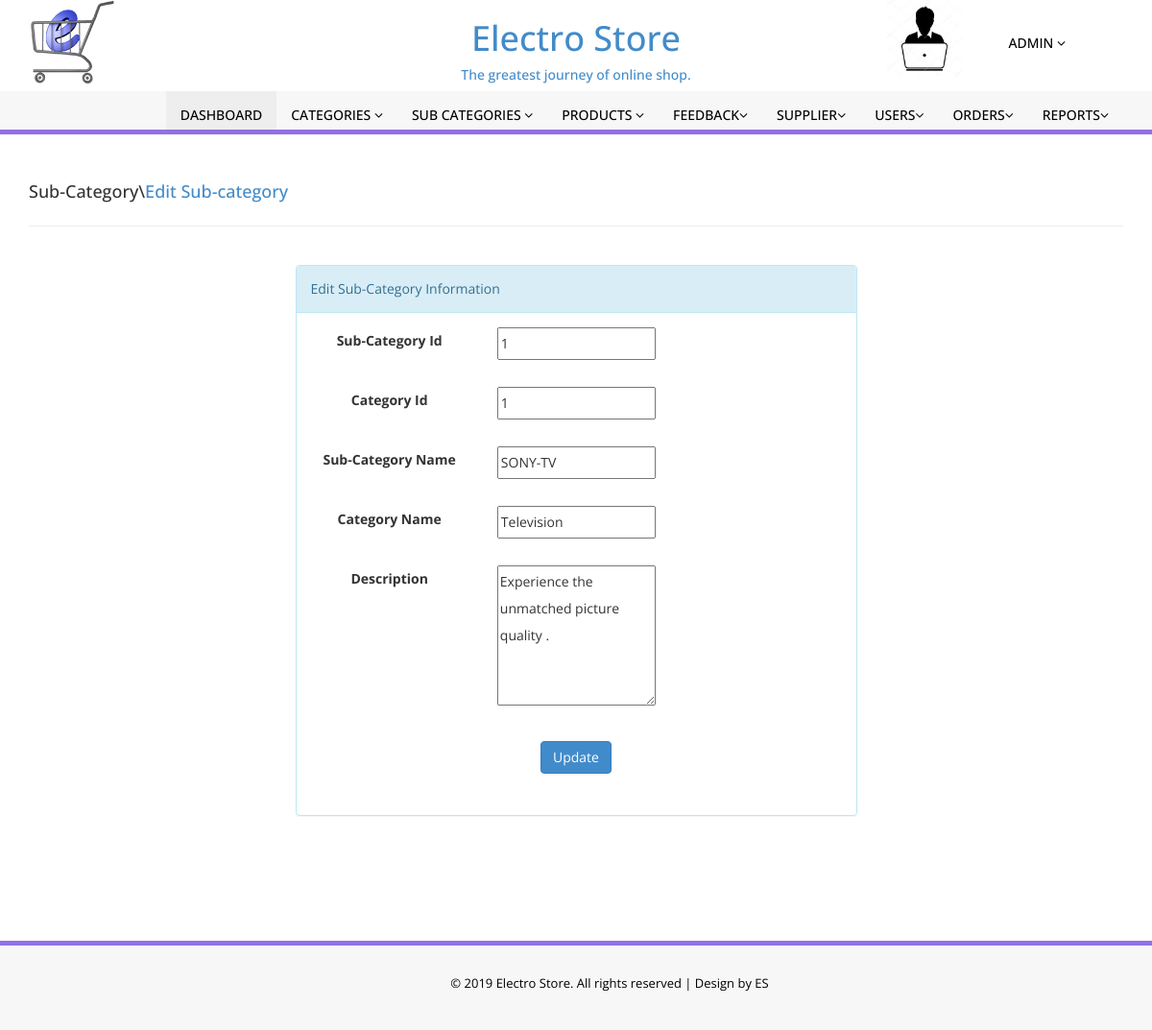
Screenshot of /admin/edit_subcategory.php?id=1 with the database file from the repository.
### tables this page shows
CREATE TABLE `tbl_subcategory` (
  `id` int(5) NOT NULL,
  `category` varchar(50) NOT NULL,
  `c_id` int(11) NOT NULL,
  `sub_category` varchar(50) NOT NULL,
  `description` varchar(100) NOT NULL
);

### admin/edit_subcategory.php (the view, shortened to what this page needs)
<?php
include('../connection.php');
?>
<!DOCTYPE html>
<html xmlns="http://www.w3.org/1999/xhtml">
<head>
    <link href="assets/css/bootstrap.css" rel="stylesheet" />
    <link href="assets/css/font-awesome.css" rel="stylesheet" />
    <link href="assets/css/style.css" rel="stylesheet" />
</head>
<body>
<?php include('include/header.php');?>
    <div class="content-wrapper">
         <div class="container">
        <div class="row pad-botm">
            <div class="col-md-12">
                <h4 class="header-line">Sub-Category\<a href="edit_subcategory.php">Edit Sub-category</a></h4>
                            </div>
				</div>
				</div>
				<div class="row">
				<div class="col-md-6 col-sm-6 col-xs-12 col-md-offset-3">
				<div class="panel panel-info">
					<div class="panel-heading">Edit Sub-Category Information</div>
					<div class="panel-body">
					<form role="form" method="post" action="confirmedit_subcategory.php"><center>
					<table>
<?php
			$menuid = $_GET['id'];
			$sql="SELECT * FROM tbl_subcategory where id = '$menuid' ";
			$result = mysqli_query($con,$sql);
			if(mysqli_num_rows($result)>0)
			{
				while($row = mysqli_fetch_array( $result ))
				{
					$c_id = $row['c_id'];
					$category = $row['category'];
					$subcategory = $row['sub_category'];
					$description=$row['description'];
				}
			}
			else
			{
				echo" Error:".$con->error;
			}
  ?>
		<div class="row">
								<label class="col-md-4 control-label" for="category" >Sub-Category Id</label>
								<div class="col-md-4">
										<input name="subcatid" type="text" id="subcatid" value="<?php echo $menuid; ?>">
								</div>
		</div><br>
		<div class="row">
								<label class="col-md-4 control-label" for="category" >Category Id</label>
								<div class="col-md-4">
										<input name="catid" type="text" id="catid" value="<?php echo $c_id; ?>">
								</div>
		</div><br>
		<div class="row">
								<label class="col-md-4 control-label" for="category" >Sub-Category Name</label>
								<div class="col-md-4">
										<input name="subcatname" type="text" id="t1" value="<?php echo $subcategory; ?>"required>
								</div>
		</div><br>
		<div class="row">
								<label class="col-md-4 control-label" for="category" >Category Name</label>
								<div class="col-md-4">
										<input name="catname" type="text" id="t1" value="<?php echo $category; ?>"required>
								</div>
		</div><br>
		<div class="row">
								<label class="col-md-4 control-label" for="category" >Description</label>
								<div class="col-md-4">
										<textarea name="des" cols="20" rows="5" required><?php echo $description; ?></textarea>
								</div>
		</div><br>
		<div class="row">
					  <div class="col-md-4"></div>
					  <div class="col-md-4">
						<button id="Submit" name="Submit" class="btn btn-primary">Update</button>
					  </div>
					</div><br>
					</form>
            </div>
			</div>
			</div><br><br>
			</div>
	</div>
  <?php include('include/footer.php');?>
</body>
</html>

### admin/assets/css/style.css (style rules this page uses)
.content-wrapper { margin-top: 40px; min-height:800px; padding-bottom:90px; }
.header-line { font-weight:500; padding-bottom:25px; border-bottom:1px solid #eeeeee; text-transform:none; }
.pad-botm { padding-bottom:30px; }

### rows the page displays
tbl_subcategory: catid "1", subcatname "SONY-TV", catname "Television", des "Experience the unmatched picture quality ."
